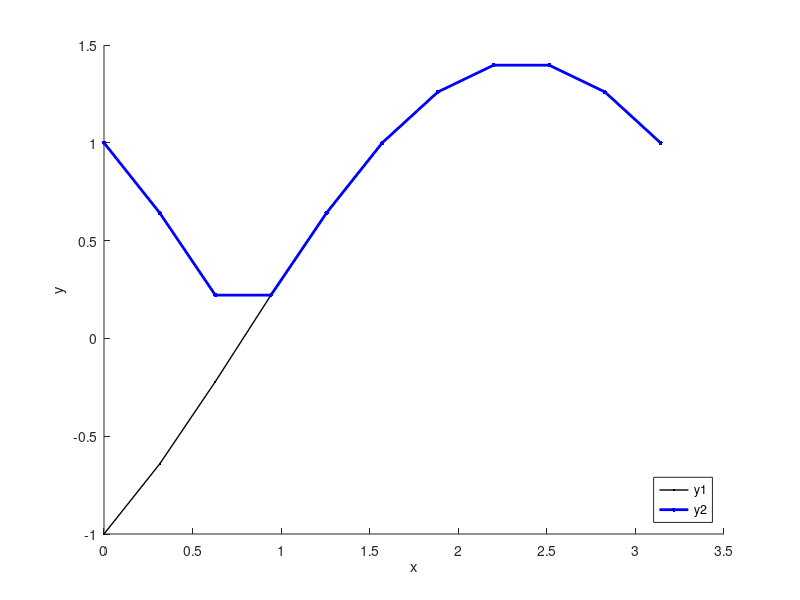

Write MATLAB code to recreate this figure.
clear vas
close all
clc

x = linspace(0,pi,11);
y1 = sin(x) - cos (x);
y2 = abs(sin(x) - cos(x));

figure; hold on
plot(x,y1,'k.-','LineWidth',1,'MarkerSize',5);
plot(x,y2,'b.-','LineWidth',2,'MarkerSize',10);
hold off
legend('y1','y2','Location','SouthEast');
xlabel('x');
ylabel('y');

